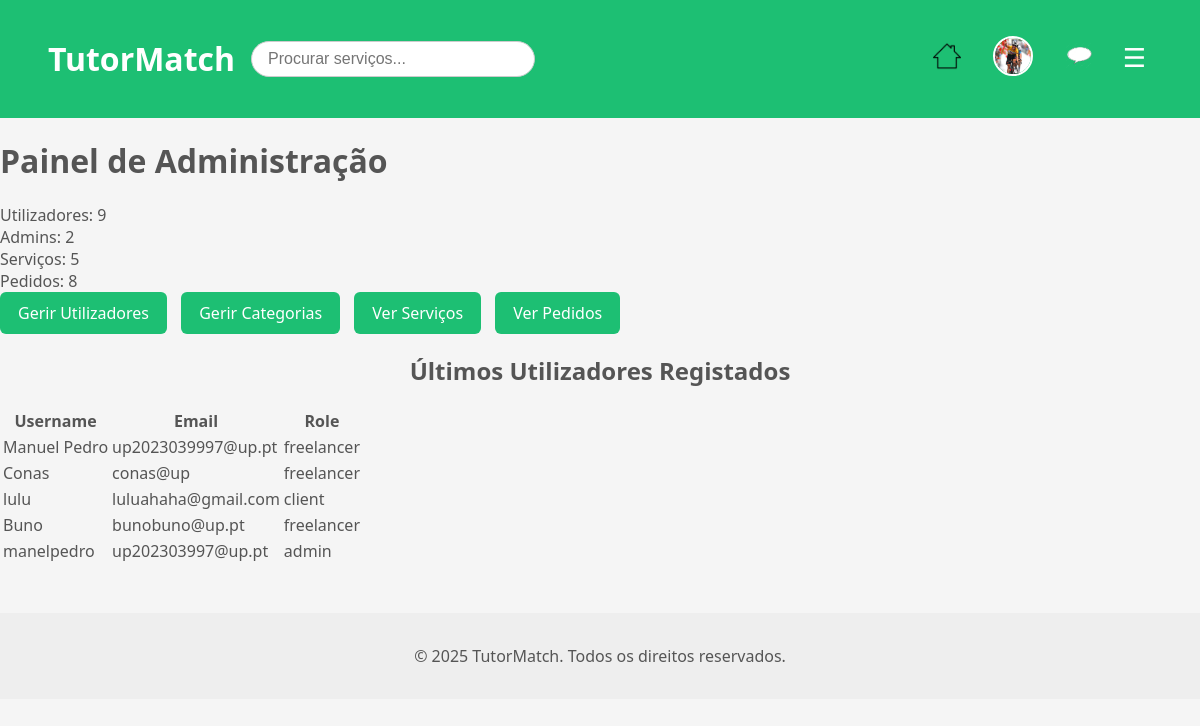
Before: /pages/admin_dashboard.php (signed in) with the older database file.
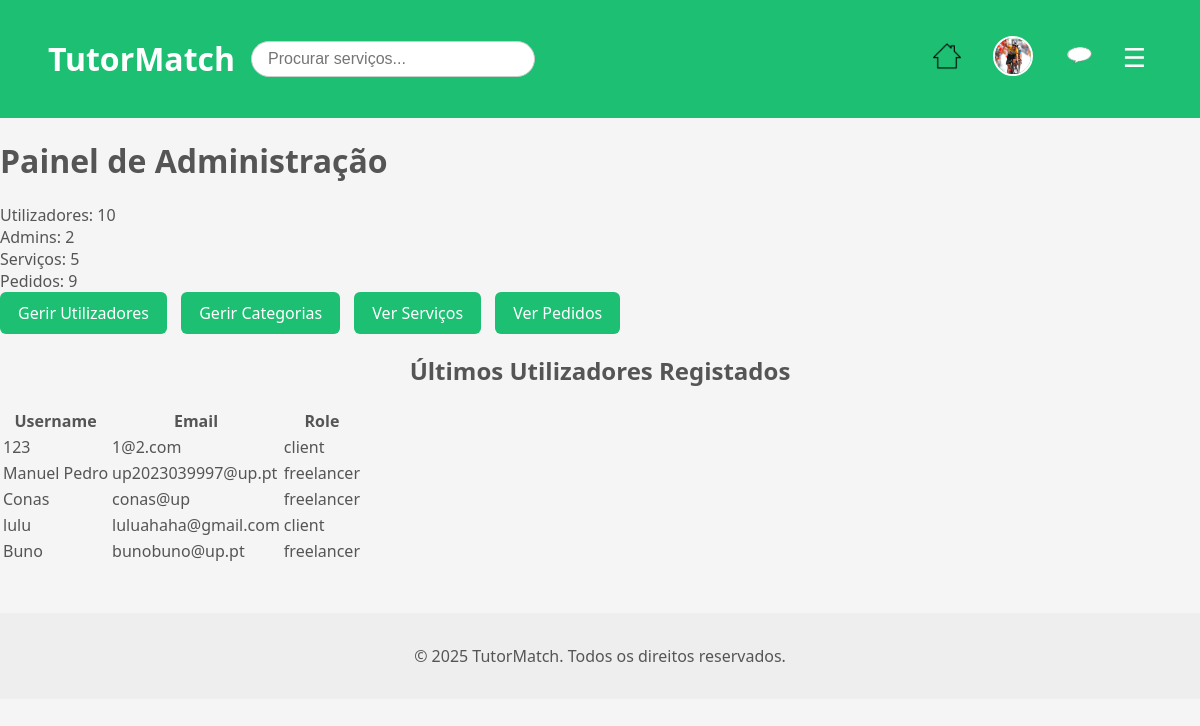
After: the same page with the newer database file.
### tables this page shows
CREATE TABLE users (
            id INTEGER PRIMARY KEY AUTOINCREMENT,
            username TEXT NOT NULL UNIQUE,
            password TEXT NOT NULL,
            email TEXT NOT NULL UNIQUE,
            role TEXT DEFAULT 'client', -- client, freelancer, admin
            name TEXT,
            profile_pic TEXT DEFAULT '../img/default.jpeg' -- Adiciona a coluna profile_pic
        );

### pages/admin_dashboard.php (the view, shortened to what this page needs)
<?php
require_once '../database/db.php';
$totalUsers = $db->query("SELECT COUNT(*) FROM users")->fetchColumn();
$totalAdmins = $db->query("SELECT COUNT(*) FROM users WHERE role = 'admin'")->fetchColumn();
$totalServices = $db->query("SELECT COUNT(*) FROM services")->fetchColumn();
$totalOrders = $db->query("SELECT COUNT(*) FROM orders")->fetchColumn();
$latestUsers = $db->query("SELECT username, email, role FROM users ORDER BY id DESC LIMIT 5")->fetchAll();
?>
<?php include_once '../includes/header.php'; ?>
<h1>Painel de Administração</h1>
<div class="dashboard-stats">
    <div class="stat">Utilizadores: <?php echo $totalUsers; ?></div>
    <div class="stat">Admins: <?php echo $totalAdmins; ?></div>
    <div class="stat">Serviços: <?php echo $totalServices; ?></div>
    <div class="stat">Pedidos: <?php echo $totalOrders; ?></div>
</div>
<div class="dashboard-actions">
    <a href="manage_users.php" class="btn">Gerir Utilizadores</a>
    <a href="manage_categories.php" class="btn">Gerir Categorias</a>
    <a href="available_services.php" class="btn">Ver Serviços</a>
    <a href="orders.php" class="btn">Ver Pedidos</a>
</div>
<h2>Últimos Utilizadores Registados</h2>
<table>
    <tr><th>Username</th><th>Email</th><th>Role</th></tr>
    <?php foreach ($latestUsers as $user): ?>
        <tr>
            <td><?php echo htmlspecialchars($user['username']); ?></td>
            <td><?php echo htmlspecialchars($user['email']); ?></td>
            <td><?php echo htmlspecialchars($user['role']); ?></td>
        </tr>
    <?php endforeach; ?>
</table>
<?php include_once '../includes/footer.php'; ?>

Changed rows visible on the page:
no longer on this page (row unchanged): users: username "manelpedro", email "up202303997@up.pt", role "admin"
added users: username "123", email "1@2.com", role "client"
Other visible differences:
$totalUsers: "9" → "10"
$totalOrders: "8" → "9"
